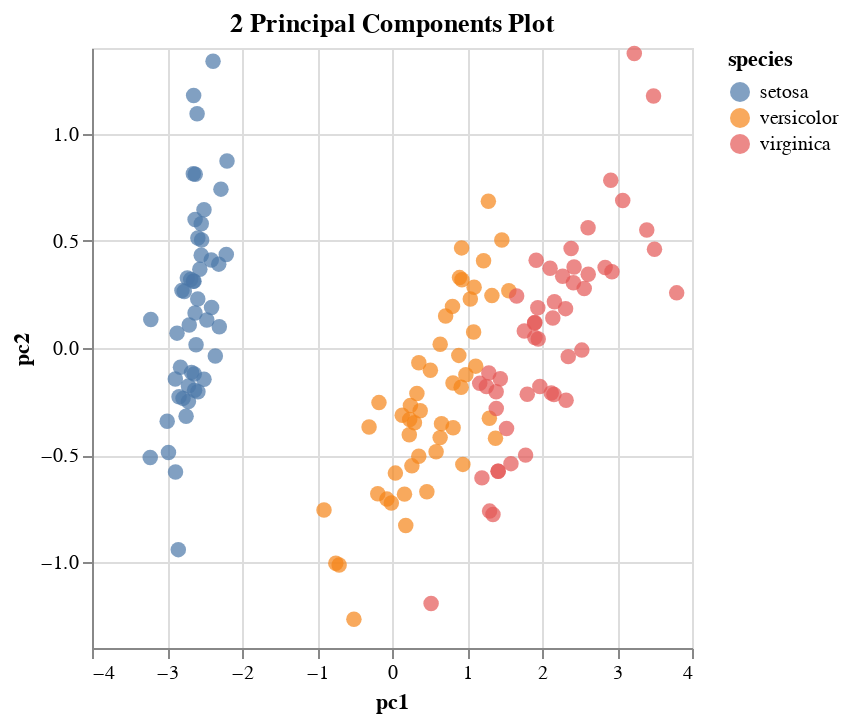

Here is the notebook cell this chart was saved with:
### Code cell
pp.plot_pca(
    df,
    ["sepal length (cm)", "sepal width (cm)", "petal length (cm)", "petal width (cm)"], 
    by = "species",
    dim = 2
).properties(
    title='2 Principal Components Plot'
)

### Figure 1 — Vega specification as saved in the notebook (floating-point values rounded to 4 significant figures; data arrays with more than 128 entries replaced by an {"elided": "..."} marker saying what was removed)
{"$schema": "https://vega.github.io/schema/vega/v5.json", "axes": [{"aria": false, "domain": false, "grid": true, "gridScale": "y", "labels": false, "maxExtent": 0, "minExtent": 0, "orient": "bottom", "scale": "x", "tickCount": {"signal": "ceil(width/40)"}, "ticks": false, "zindex": 0}, {"aria": false, "domain": false, "grid": true, "gridScale": "x", "labels": false, "maxExtent": 0, "minExtent": 0, "orient": "left", "scale": "y", "tickCount": {"signal": "ceil(height/40)"}, "ticks": false, "zindex": 0}, {"grid": false, "labelFlush": true, "labelOverlap": true, "orient": "bottom", "scale": "x", "tickCount": {"signal": "ceil(width/40)"}, "title": "pc1", "zindex": 0}, {"grid": false, "labelOverlap": true, "orient": "left", "scale": "y", "tickCount": {"signal": "ceil(height/40)"}, "title": "pc2", "zindex": 0}], "background": "white", "data": [{"name": "source_0", "values": {"elided": "150 records"}}, {"name": "source_0_x_domain_pc1", "values": [{"max": 3.796, "min": -3.224}]}, {"name": "source_0_y_domain_pc2", "values": [{"max": 1.374, "min": -1.266}]}, {"name": "source_0_color_domain_species", "values": [{"species": "setosa"}, {"species": "versicolor"}, {"species": "virginica"}]}], "height": 300, "legends": [{"encode": {"symbols": {"update": {"opacity": {"value": 0.7}}}}, "fill": "color", "symbolType": "circle", "title": "species"}], "marks": [{"encode": {"update": {"fill": {"field": "species", "scale": "color"}, "opacity": {"value": 0.7}, "shape": {"value": "circle"}, "size": {"value": 60}, "x": {"field": "pc1", "scale": "x"}, "y": {"field": "pc2", "scale": "y"}}}, "from": {"data": "source_0"}, "name": "marks", "style": ["circle"], "type": "symbol"}], "padding": 5, "scales": [{"domain": [{"signal": "(data(\"source_0_x_domain_pc1\")[0] || {}).min"}, {"signal": "(data(\"source_0_x_domain_pc1\")[0] || {}).max"}], "name": "x", "nice": true, "range": [0, {"signal": "width"}], "type": "linear", "zero": true}, {"domain": [{"signal": "(data(\"source_0_y_domain_pc2\")[0] || {}).min"}, {"signal": "(data(\"source_0_y_domain_pc2\")[0] || {}).max"}], "name": "y", "nice": true, "range": [{"signal": "height"}, 0], "type": "linear", "zero": true}, {"domain": {"data": "source_0_color_domain_species", "field": "species", "sort": true}, "name": "color", "range": "category", "type": "ordinal"}], "style": "cell", "title": {"frame": "group", "text": "2 Principal Components Plot"}, "width": 300}
